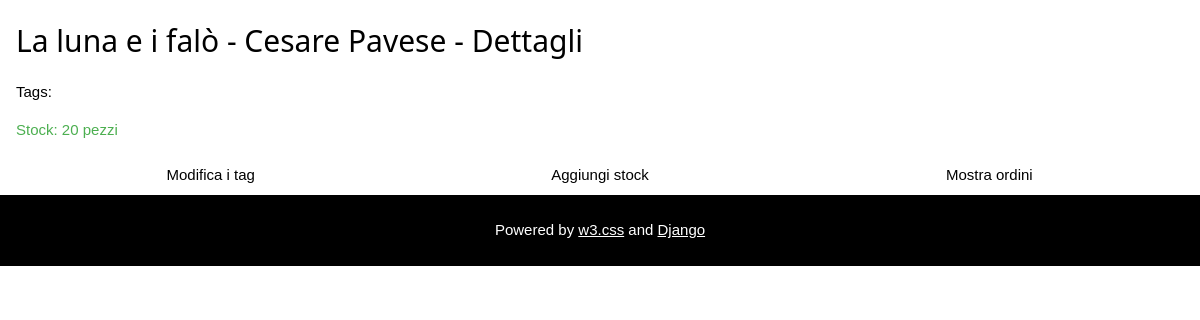
The app's page /product_details/19/ (signed in), older data.
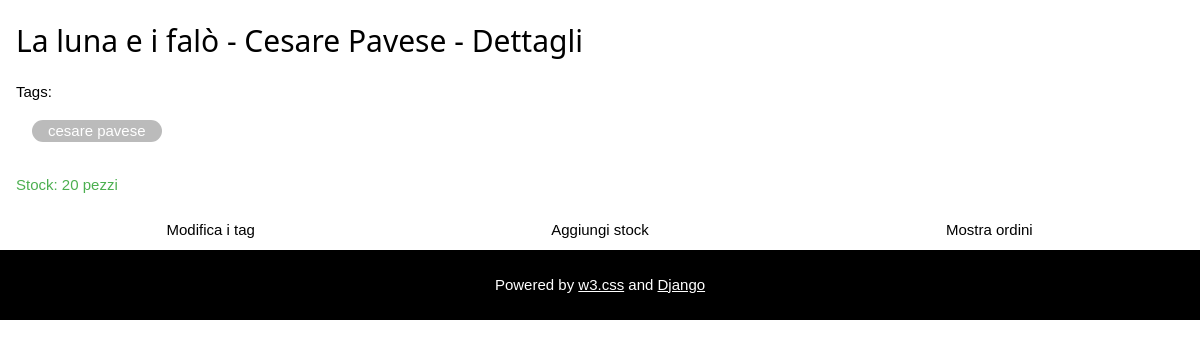
The same page, newer data.
### decommerce/models.py (models this page shows)
class Tag(models.Model):
    tag = models.CharField(max_length=30, unique=True)
    def __str__(self):
        return self.tag

### decommerce/views.py (the view, shortened to what this page needs)
# urls.py: url(r'^product_details/(?P<product_id>[0-9]+)/$', views.product_details, name='product_details'),
@login_required
def product_details(request, product_id):
    product = get_object_or_404(Product, pk=product_id)
    orders = Order.objects.filter(product=product)
    nations = UserProfile._meta.get_field('nationality').choices
    nations_values = [i[0] for i in nations]
    nations_orders = dict.fromkeys(nations_values, 0)
    context = {'product': product, 'orders': orders, 'nation_orders': nations_orders}
    for order in orders:
        nation = order.user.nationality
        nations_orders[nation] = nations_orders[nation] + order.quantity
    return render(request, 'decommerce/product_details.html', context)

### decommerce/context_processor.py (called while the page is built, shortened)
def base_context(request):
    context = {'categories': Category.objects.all()}
    user = request.user
    return context

### decommerce/models.py (called while the page is built)
    def tags_as_string(self):
        return ", ".join([tag.tag for tag in self.tags.all()])

### decommerce/templates/decommerce/product_details.html (shortened to what this page needs)
{% extends 'decommerce/base.html' %}
{% block top_title %}{{ product.name }} - Dettagli{% endblock %}
{% block content %}
    <div class="w3-container w3-row">
        <div>Tags:</div>
        {% for tag in product.tags.all %}
            <div class="w3-container w3-gray w3-text-white w3-round-xxlarge w3-margin" style="float: left;">
                {{ tag }}
            </div>
        {% endfor %}
    </div>
    <div class="w3-container w3-row">
        {% if product.stock >= 20 %}
            <p class="w3-text-green w3-col">Stock: {{ product.stock }} pezzi</p>
        {% elif product.stock < 20 and product.stock > 0 %}
            <p class="w3-text-orange w3-col">Stock: {{ product.stock }} pezzi</p>
        {% else %}
            <p class="w3-text-red w3-col">Stock terminato</p>
        {% endif %}
        <button class="w3-button w3-third" onclick="expand('editTagsDiv')">Modifica i tag</button>
        <button class="w3-button w3-third" onclick="expand('addStockDiv')">Aggiungi stock</button>
        <button class="w3-button w3-third" onclick="expand('ordersDiv')">Mostra ordini</button>
    </div>
{% endblock %}

Row changes from the older to the newer data that the page shows:
added Tag: tag "cesare pavese"
